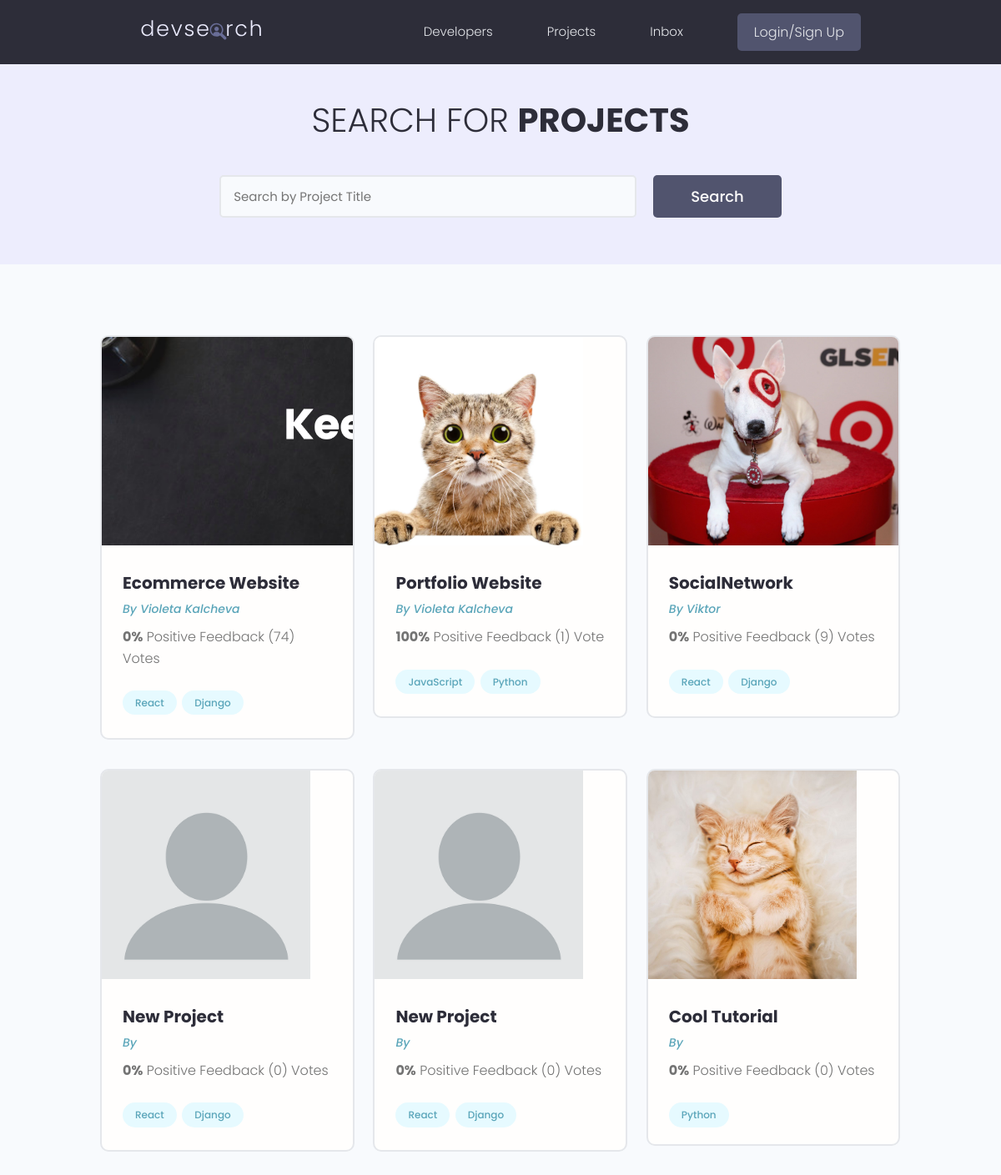
The page / on the database its author committed.
### projects/models.py (models this page shows, shortened)
class Project(models.Model):
    owner = models.ForeignKey(Profile, null=True, blank=True, on_delete=models.CASCADE)
    title = models.CharField(max_length=200)
    description = models.TextField(null=True, blank=True)
    featured_image = models.ImageField(null=True, blank=True, default='blank.png')
    demo_link = models.CharField(max_length=2000, null=True, blank=True)
    source_link = models.CharField(max_length=2000, null=True, blank=True)
    tags = models.ManyToManyField('Tag', blank=True)
    vote_total = models.IntegerField(default=0, null=True, blank=True)
    vote_ratio = models.IntegerField(default=0, null=True, blank=True)
    created = models.DateTimeField(auto_now_add=True)
    id = models.UUIDField(default=uuid.uuid4, unique=True, primary_key=True, editable=False)

class Tag(models.Model):
    name = models.CharField(max_length=200)
    created = models.DateTimeField(auto_now_add=True)
    id = models.UUIDField(default=uuid.uuid4, unique=True, primary_key=True, editable=False)
    def __str__(self):
        return self.name

### users/models.py (models this page shows, shortened)
class Profile(models.Model):
    user = models.OneToOneField(User, on_delete=models.CASCADE)
    name = models.CharField(max_length=200,null=True, blank=True)
    username = models.CharField(max_length=200,null=True, blank=True)
    location = models.CharField(max_length=200, null=True, blank=True)
    short_intro = models.CharField(max_length=200, blank=True, null=True)
    bio = models.TextField(blank=True, null=True)
    profile_image = models.ImageField(null=True, blank=True, upload_to='profiles/', default='profiles/default.jpg')
    email = models.EmailField(max_length=500, null=True, blank=True)
    social_github = models.CharField(max_length=200, blank=True, null=True)
    social_twitter = models.CharField(max_length=200, blank=True, null=True)
    social_linkedin = models.CharField(max_length=200, blank=True, null=True)
    social_youtube = models.CharField(max_length=200, blank=True, null=True)
    social_website = models.CharField(max_length=200, blank=True, null=True)
    created = models.DateTimeField(auto_now_add=True)
    id = models.UUIDField(default=uuid.uuid4, unique=True, primary_key=True, editable=False)

### projects/views.py (the view)
# urls.py: path("", include("projects.urls")),
def projects(request):
    projects = Project.objects.all()
    context = {
        'projects': projects
    }
    return render(request, "projects/projects.html", context)

### projects/templates/projects/projects.html (shortened to what this page needs)
{% extends 'main.html' %}
{% block content %}
    <main class="projects">
        <section class="hero-section text-center">
            <div class="container container--narrow">
                <div class="hero-section__box">
                    <h2>Search for <span>Projects</span></h2>
                </div>
                <div class="hero-section__search">
                    <form class="form" action="#" method="get">
                        <div class="form__field">
                            <input class="input input--text" id="formInput#search" type="text" name="text"
                                   placeholder="Search by Project Title"/>
                        </div>
                        <input class="btn btn--sub btn--lg" type="submit" value="Search"/>
                    </form>
                </div>
            </div>
        </section>
        <section class="projectsList">
            <div class="container">
                <div class="grid grid--three">
                    {% for project in projects %}
                        <div class="column">
                            <div class="card project">
                                <a href="{% url 'project' project.id %}" class="project">
                                    <img class="project__thumbnail" src="{{ project.featured_image.url }}"
                                         alt="project thumbnail"/>
                                    <div class="card__body">
                                        <h3 class="project__title">{{ project.title }}</h3>
                                        <p><a class="project__author" href="{% url 'user-profile' project.owner_id %}">By
                                            {{ project.owner.name }}</a></p>
                                        <p class="project--rating">
                                            <span style="font-weight: bold;">{{ project.vote_ratio }}%</span> Positive
                                            Feedback ({{ project.vote_total }}) Vote{{ project.vote_total|pluralize:"s" }}
                                        </p>
                                        <div class="project__tags">
                                            {% for tag in project.tags.all %}
                                                <span class="tag tag--pill tag--main">
                                               <small>{{ tag }}</small>
                                           </span>
                                            {% endfor %}
                                        </div>
                                    </div>
                                </a>
                            </div>
                        </div>
                    {% endfor %}
                </div>
            </div>
        </section>
    </main>
{% endblock %}

### templates/main.html (shortened to what this page needs)
{% load static %}
<!doctype html>
<html lang="en">
<head>
    <link rel="stylesheet" href="https://cdn.iconmonstr.com/1.3.0/css/iconmonstr-iconic-font.min.css"/>
    <link rel="stylesheet" href="{% static 'uikit/styles/uikit.css' %}"/>
    <link rel="stylesheet" href="{% static 'styles/app.css' %}"/>
</head>
<body>
{% include 'navbar.html' %}
{% block content %}
{% endblock %}
</body>
</html>

### templates/navbar.html (shortened to what this page needs)
{% load static %}
<header class="header">
    <div class="container container--narrow">
        <a href="{% url 'projects' %}" class="header__logo">
            <img src="{% static 'images/logo.svg' %}" alt="DevSearch Logo"/>
        </a>
        <nav class="header__nav">
            <ul class="header__menu">
                <li class="header__menuItem"><a href="{% url 'profiles' %}">Developers</a></li>
                <li class="header__menuItem"><a href="{% url 'projects' %}">Projects</a></li>
                <li class="header__menuItem"><a href="">Inbox</a></li>
                {% if user.is_authenticated %}
                    <li class="header__menuItem"><a href="{% url 'create-project' %}">Add Project</a></li>
                    <li class="header__menuItem"><a href="{% url 'logout' %}" class="btn btn--sub">Logout</a></li>
                {% else %}
                    <li class="header__menuItem"><a href="{% url 'login' %}" class="btn btn--sub">Login/Sign Up</a></li>
                {% endif %}
            </ul>
        </nav>
    </div>
</header>

### static/styles/app.css (style rules this page uses)
:root { --color-sub: #2d2d39; }
.btn--sub { background-color: var(--color-sub-light); }
.card { border: 2px solid var(--color-light); }
img { width: 100%; }
.header { position: sticky; z-index: 111; background-color: var(--color-sub); padding: 1.5rem 0; }
.header > .container { display: flex; justify-content: space-between; align-items: center; }
.header__logo > img { height: 3.8rem; }
.header__nav > ul { display: inline-flex; align-items: center; list-style: none; gap: 6.5rem; }
.header__menuItem > a { color: var(--color-light); font-weight: 300; }
.hero-section { height: 40vh; display: flex; align-items: center; background-color: var(--color-sub); }
.hero-section__box { margin-bottom: 4rem; }
.hero-section__box > h2, .hero-section__box > h2 > span { font-size: 4rem; color: var(--color-light); line-height: 1.3; text-transform: uppercase; }
.hero-section__box > h2 { font-weight: 300; }
.hero-section__box > h2 > span { font-weight: 700; }
.hero-section__search > .form { display: flex; align-items: center; justify-content: center; gap: 2rem; }
.hero-section__search > .form input.input--text { width: 50rem; }
.project__author { font-size: 1.4rem; font-style: italic; }
.project--rating { margin-bottom: 1.6em; margin-top: .5em; }
.projects > .hero-section { background: var(--color-sub-lighter); height: 30vh; }
.projects .hero-section__box { margin-bottom: 2.5rem; }
.projects .hero-section__box > h2 { color: var(--color-sub); }
.projects .hero-section__box > h2 > span { font-weight: 700; color: var(--color-sub); }
.projectsList { margin-top: 8rem; }
.project__thumbnail { height: 25rem; object-fit: cover; object-position: top center; }
.project__title { font-size: 2rem; font-weight: 700; color: var(--color-sub); }

### static/uikit/styles/modules/_variables.css (style rules this page uses)
:root { --color-main: #5aa5b9; --color-main-light: #e6faff; --color-sub: #3f4156; --color-sub-light: #51546e; --color-sub-lighter: #ededfd; --color-text: #737373; --color-gray: #8b8b8b; --color-light: #e5e7eb; --color-light-gray: #767676; --color-bg: #f8fafd; --color-white: #fffefd; --color-white-light: #f3f3f3; --color-success: #359e64; --color-success-bg: #def8e8; --color-error: #fc4b0b; --color-error-bg: #fff2ee; --font-base: 'Poppins', arial, helvetica, 'Segoe UI', roboto, ubuntu, sans-serif; --font-monospace: 'Fira Code', 'Courier New', courier, monospace; --font-regular: 300; --font-medium: 500; --font-bold: 700; --generic-shadow: 1px 1px 5px #00000010; --generic-transition: all 0.3s ease-in-out; }

### static/uikit/styles/modules/_base.css (style rules this page uses)
* { margin: 0; padding: 0; box-sizing: border-box; text-rendering: optimizeLegibility; color: inherit; font-size: inherit; }
html { font-size: 50%; }
@media only screen and (min-width: 480px) { html { font-size: 56.25%; } }
@media only screen and (min-width: 1200px) { html { font-size: 62.5%; } }
body { line-height: 1.6; font-weight: 400; font-size: 1.5rem; color: var(--color-text); background-color: var(--color-bg); min-height: 100vh; }

### static/uikit/styles/modules/_typography.css (style rules this page uses)
* { font-family: var(--font-base); }
h2 { font-size: 3.6rem; font-weight: var(--font-bold); }
h3 { font-size: 3.2rem; font-weight: var(--font-medium); }
p, span, strong { font-size: 1.6rem; color: var(--color-text); font-weight: var(--font-regular); }
a { padding-bottom: 2px; text-decoration: none; display: inline-block; color: var(--color-main); font-weight: var(--font-medium); }

### static/uikit/styles/modules/_utilities.css (style rules this page uses)
.container { width: 92%; max-width: 165rem; margin: 0 auto; box-sizing: border-box; }
.container--narrow { width: 92%; max-width: 120rem; }
@media screen and (min-width: 1000px) { .container { width: 90%; } }
@media screen and (min-width: 1000px) { .container--narrow { width: 85%; } }
@media screen and (min-width: 1200px) { .container { width: 80%; } }
@media screen and (min-width: 1200px) { .container--narrow { width: 72%; } }
.text-center { text-align: center; }

### static/uikit/styles/modules/_button.css (style rules this page uses)
.btn { display: inline-block; position: relative; cursor: pointer; background-color: var(--color-light); font-weight: var(--font-medium); color: var(--color-sub); text-decoration: none; padding: 1rem 2rem; border-radius: 0.5rem; border: none; width: -webkit-fit-content; width: -moz-fit-content; width: fit-content; height: -webkit-fit-content; height: -moz-fit-content; height: fit-content; font-size: 1.6rem; outline-width: 0; outline-color: transparent; -webkit-backface-visibility: hidden; backface-visibility: hidden; transition: all 0.3s ease-in-out; }
.btn--sub { background-color: var(--color-sub); color: var(--color-white); }
.btn--lg { font-size: 1.8rem; padding: 1.2rem 4.5rem; }

### rows shown on the page
Project: featured_image (picture), title "Ecommerce Website", owner.name "Violeta Kalcheva", vote_ratio "0", vote_total "74"
Tag: name "React"
Tag: name "Django"
Project: featured_image (picture), title "Portfolio Website", owner.name "Violeta Kalcheva", vote_ratio "100", vote_total "1"
Tag: name "JavaScript"
Tag: name "Python"
Project: featured_image (picture), title "SocialNetwork", owner.name "Viktor", vote_ratio "0", vote_total "9"
Project: featured_image (placeholder picture), title "New Project", vote_ratio "0", vote_total "0"
Project: featured_image (placeholder picture), title "New Project", vote_ratio "0", vote_total "0"
Project: featured_image (picture), title "Cool Tutorial", vote_ratio "0", vote_total "0"
